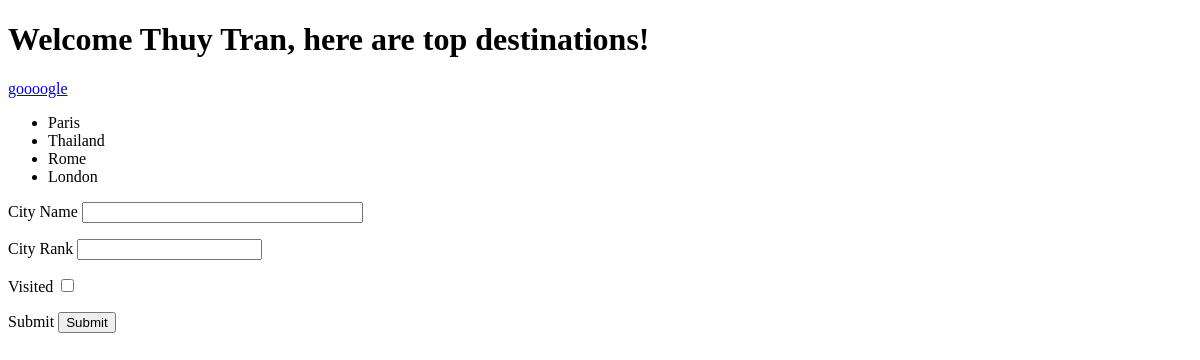
Before: / with the older database file.
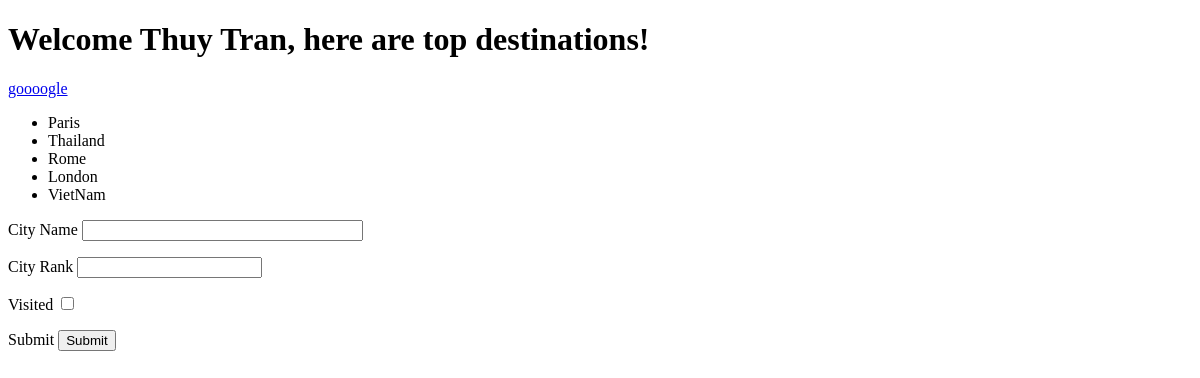
After: the same page with the newer database file.
### app/models.py (models this page shows, shortened)
class City(db.Model):
    id = db.Column(db.Integer, primary_key=True)
    city_name = db.Column(db.String(120), unique=True, index=True)
    city_rank = db.Column(db.Integer, unique=True, index=True)

### app/routes.py (the view, shortened to what this page needs)
@app.route("/", methods=['GET', 'POST'])
def home():
    name = 'Thuy Tran'
    title = 'Top Cities'
    form = TopCities()
    cityList = City.query.all()
    top_cities = [
    ]
    for i in cityList:
        top_cities.append({'city': i.city_name, 'rank': i.city_rank})
    def get_rank(top_cities):
        return top_cities.get('rank')
    top_cities.sort(key=get_rank)
    return render_template("home.html", form=form, name=name, title=title, top_cities=top_cities)

### app/forms.py
class TopCities(FlaskForm):
    city_name = StringField('City Name', validators=[DataRequired()])
    city_rank = IntegerField('City Rank', validators=[DataRequired()])
    is_visited = BooleanField('Visited')
    submit = SubmitField('Submit')

### app/templates/home.html (shortened to what this page needs)
{% extends "base.html" %}
{% block content %}
    <h1>Welcome {{ name }}, here are top destinations!</h1>
    <a href='https://www.google.com'>goooogle</a>
    <ul>
        {% for c in top_cities%}
            <li> {{c.city}} </li>
        {% endfor %}
    </ul>
    <form method="POST" novalidate>
        <p> {{ form.city_name.label }}
        {{ form.city_name(size=32) }}</p>
        <p> {{ form.city_rank.label }}
        {{ form.city_rank(size=24) }}</p>
        <p> {{ form.is_visited.label }}
        {{ form.is_visited() }}</p>
        <p> {{ form.submit.label }}
        {{ form.submit() }}</p>
    </form>
{% endblock %}

### app/templates/base.html (shortened to what this page needs)
<!DOCTYPE html>
<html>
    <head>
    </head>
    <body>
    {% block content %}
    {% endblock %}
    </body>
</html>

Changed rows visible on the page:
added City: city "VietNam"
